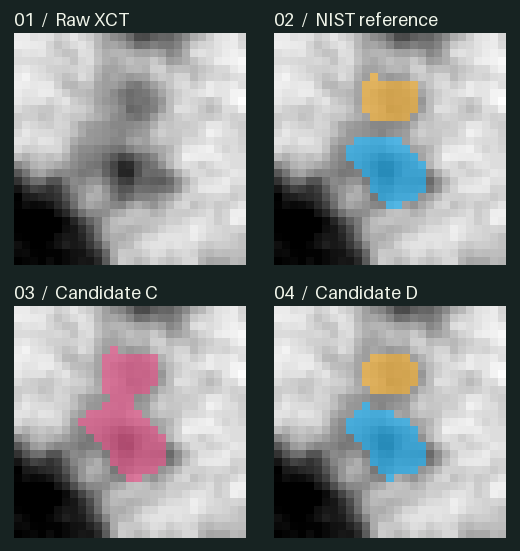
#> input picture pores/evidence/candidate-d/sample3-121-127.png, 520 x 551 px
$ python -i pore_figure_locator.py   (imports and definitions only)
#> lines starting #> are read from the running program, lines starting #| are printed output that depends on the picture
#> (reads pores/sources.json from the repository)
#> further down, picture is the input picture: PIL image 520x551 RGB; mean R, G, B 134, 136.7, 137.2
"""Locate a raw CT plane with masked high-pass normalized correlation, no labels."""

import argparse
import io
from pathlib import Path
from zipfile import ZipFile

import numpy as np
from PIL import Image
from pore_axial_raw import sha, verified, write
from scipy import ndimage as ndi
from scipy.fft import irfft2, rfft2

N = 96
SHIFT = 8


# [8 lines left out: function orient, not called in this run]


def reduce(im):
    a = np.asarray(im.convert("F").resize((N, N), Image.Resampling.BOX), dtype="f8")
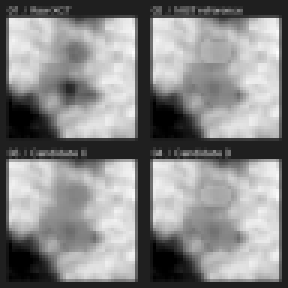
#> a: shape (96, 96) float64 (shown 3 times larger); min 0, max 253, mean 135.7
    return a - ndi.gaussian_filter(a, 2.5, mode="nearest")
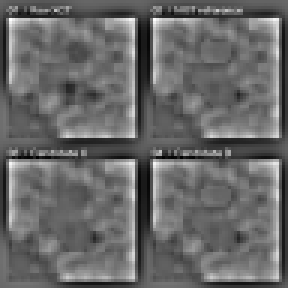
#> returned value: shape (96, 96) float64 (shown 3 times larger); min -83.36, max 121.3, mean 0.8; drawn with min black and max white


# [74 lines left out: functions reference, corr, locate, not called in this run]


# [8 lines not run here, left out]

>>> from PIL import Image
>>> picture = Image.open('../pores/evidence/candidate-d/sample3-121-127.png')
>>> result = reduce(picture)
